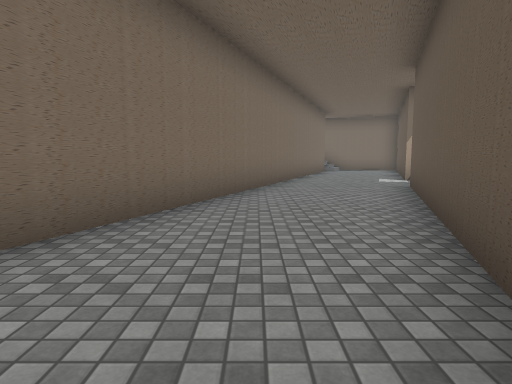
view 1 (above)

24 first-person views from a walk through a scene from a Unity 3-D project. The camera is 1.3 m above the floor, tilts 6° down and sees 75° across. The floor is counted in squares, 2 m on a side. Each view is taken from the middle of a square. On the plan, view 1 faces up. The plan holds only what a view shows up to about 10 squares ahead; the rest is blank. The place goes on beyond the plan. Some surface patterns are stand-ins.

view 2
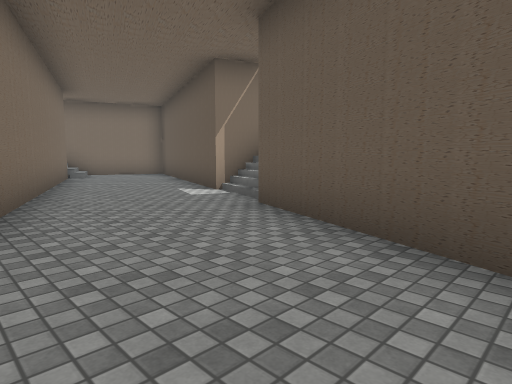

view 3
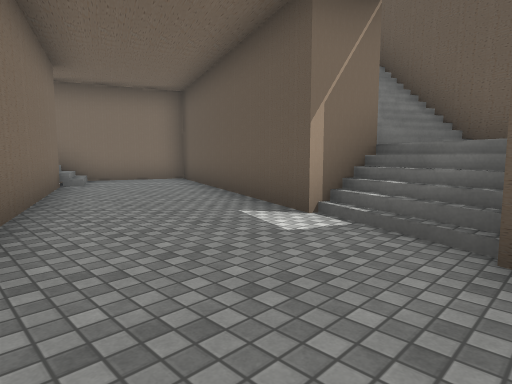

view 4
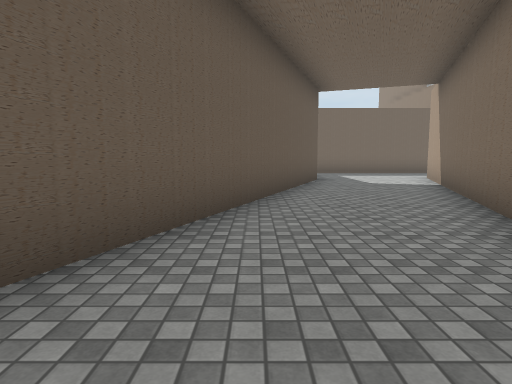

view 5
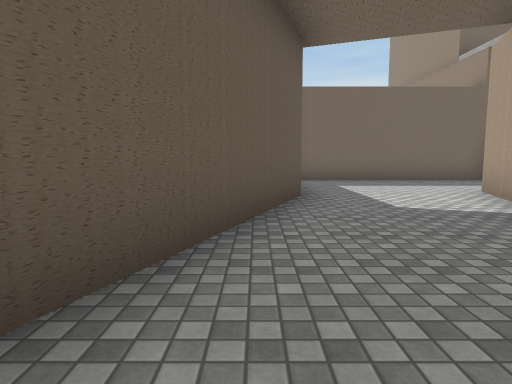

view 6
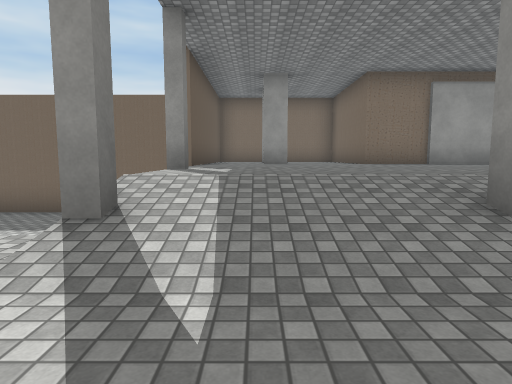

view 7
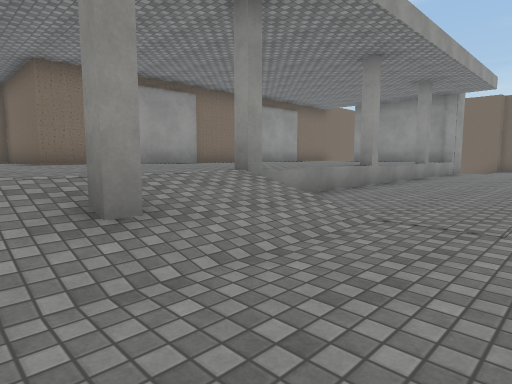

view 8
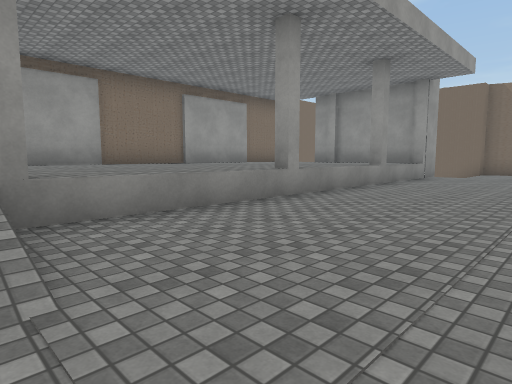

view 9
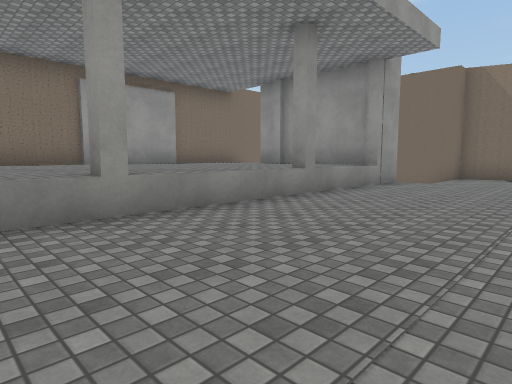

view 10
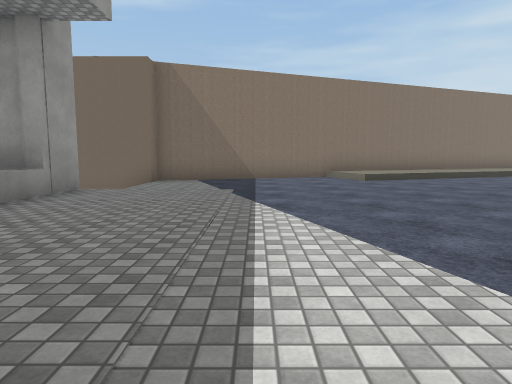

view 11
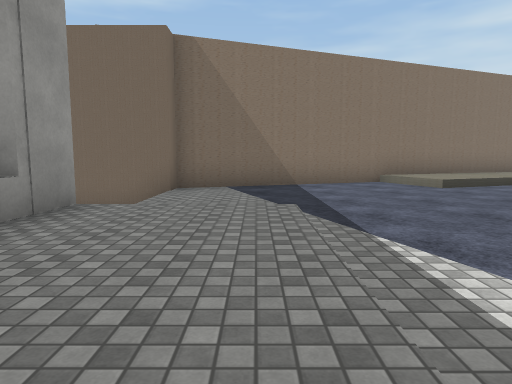

view 12
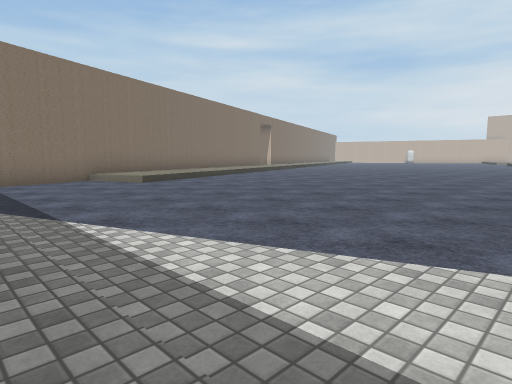

view 13
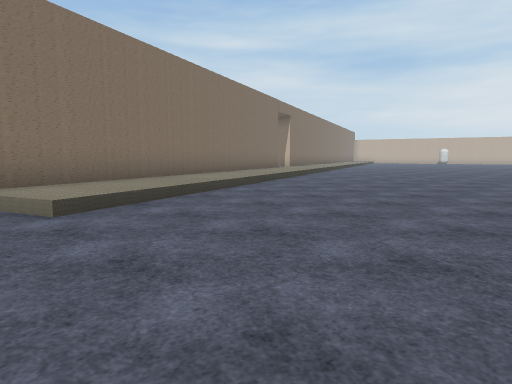

view 14
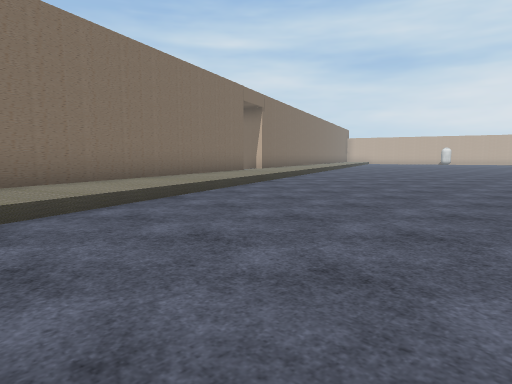

view 15
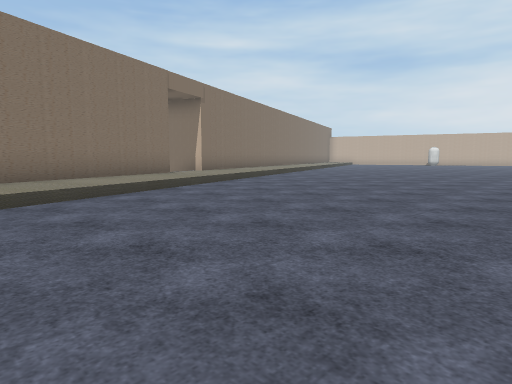

view 16
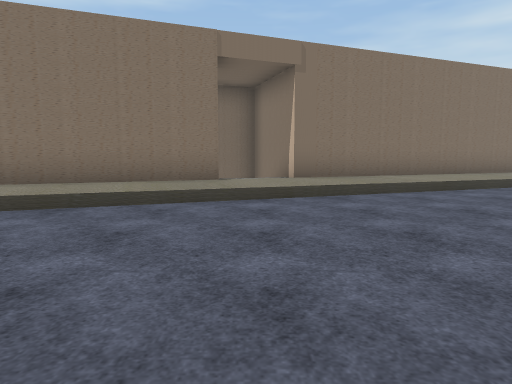

view 17
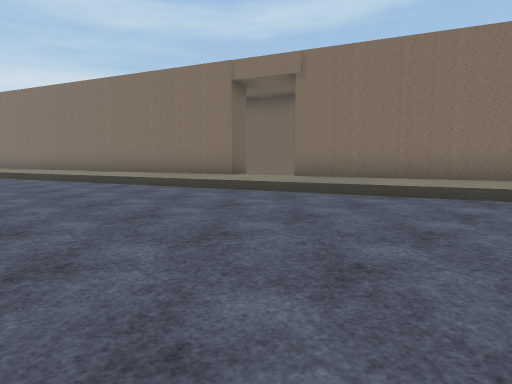

view 18
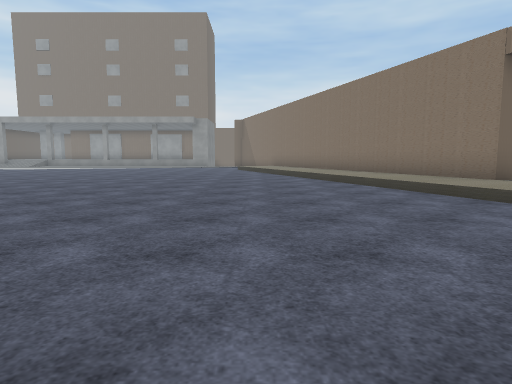

view 19
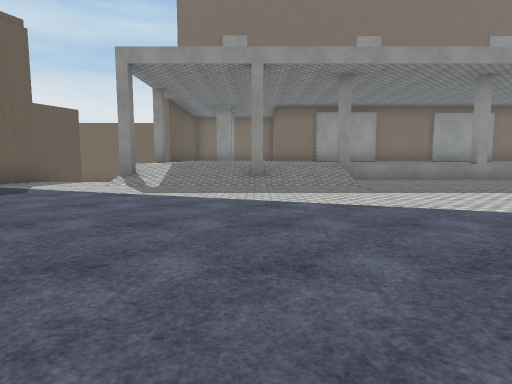

view 20
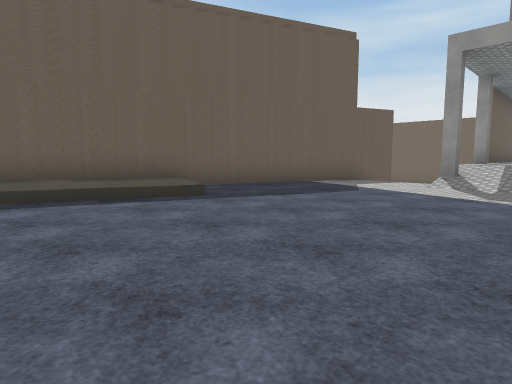

view 21
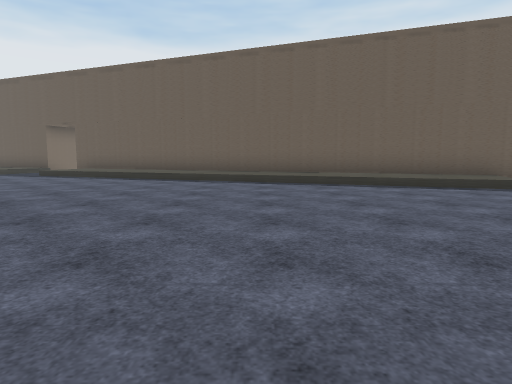

view 22
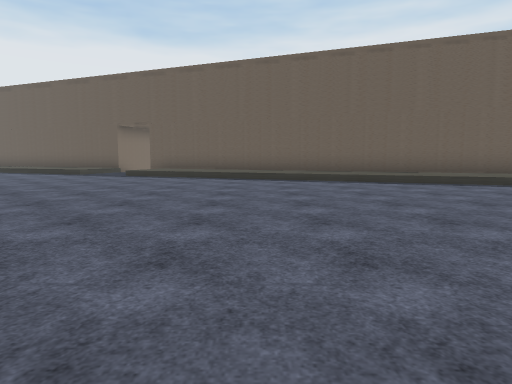

view 23
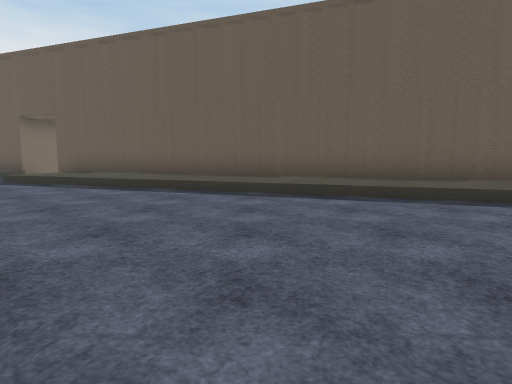

view 24
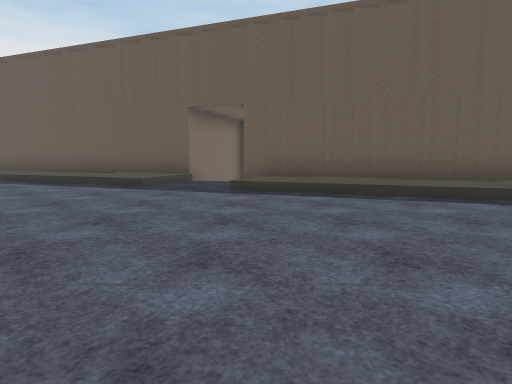

### Floor plan
Key: @ floor where view 1 was taken; # wall or solid block; . main floor; : floor 0.25 m higher than the main floor; + floor 0.75 m higher than the main floor; - floor 1.25 m lower than the main floor; / step, stairs or slope; = window, fence, low wall or low ledge.
Columns run from 35 left of view 1 to 8 right of it. Each row starts with its distance up from view 1.
 20 #::  .....                         ../::
 19 ##:/.......                       .../:#
 18  #::........                    .....::#
 17  #::/.......                   ......//###
 16  ##:/.......                  ........//-##
 15  ##::........                .......:##---#
 14 #  ::/........             ......../:#---##
 13 #  #:/........            .........::#---#
 12    #::.........          ........./:##--##
 11    ##:/.........        ........../:#---#
 10     #::.........         .........:##---# /#
  9     #::/.........        ......../:#---/#//#
  8     ##:/.........       ........./:#---// ##
  7      #::.........        ......./:##---#
  6      ##:/........        ......./:#---##
  5       #:/........       ........::#---#
  4       #::........      ......../:##--##
  3       ##:/........    ........./:#---#
  2        #..........    ..........##---#
  1        #..........   ...........#---##
  0        ##.......................#--@#
 -1         #......................##---#
 -2         #..............//#///..#---##
 -3         ##//.........../////#//#---#
 -4          #  #++#+++=++=++++++  #---#
 -5          #  #+++++++++++++++# -----
 -6             #++++++++++++++++ -----
 -7             # +++++++++++++++------
 -8                ++++++++++++++######
 -9                ###++###++++++#
-10                  #### ### #  #
-11                         #
-12                         #

Where each view was taken, in squares from view 1:
view 1: 0 up, 0 right, facing up
view 2: 4 up, 0 right, facing up-right
view 3: 7 up, 1 right, facing up-right
view 4: 6 up, 1 right, facing down
view 5: 2 up, 0 right, facing down
view 6: 0 up, 8 left, facing down
view 7: 0 up, 9 left, facing down-left
view 8: 0 up, 12 left, facing down-left
view 9: 0 up, 15 left, facing down-left
view 10: 0 up, 17 left, facing left
view 11: 1 down, 19 left, facing left
view 12: 1 down, 18 left, facing up-left
view 13: 2 up, 22 left, facing up-left
view 14: 5 up, 23 left, facing up-left
view 15: 8 up, 23 left, facing up-left
view 16: 14 up, 25 left, facing left
view 17: 20 up, 26 left, facing down-left
view 18: 20 up, 27 left, facing down
view 19: 6 up, 10 left, facing down
view 20: 6 up, 9 left, facing down-right
view 21: 8 up, 11 left, facing right
view 22: 11 up, 11 left, facing right
view 23: 9 up, 8 left, facing right
view 24: 15 up, 6 left, facing right
